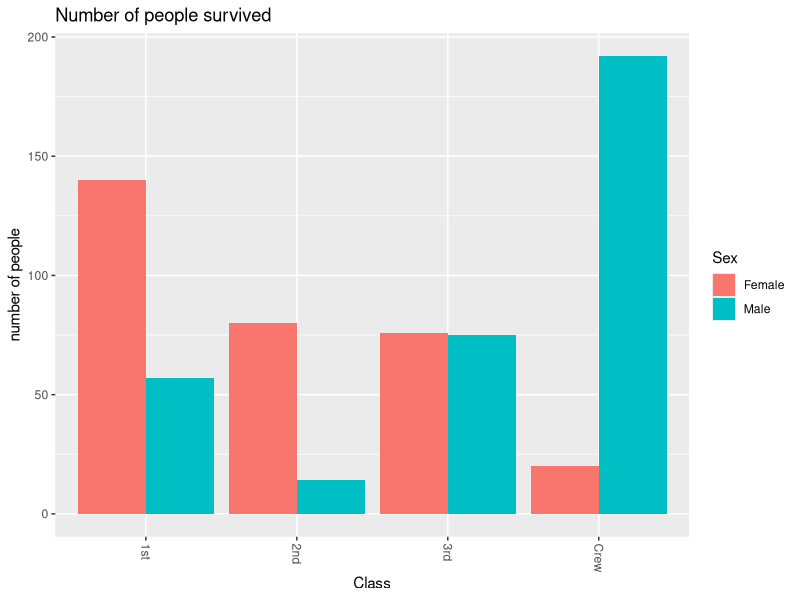
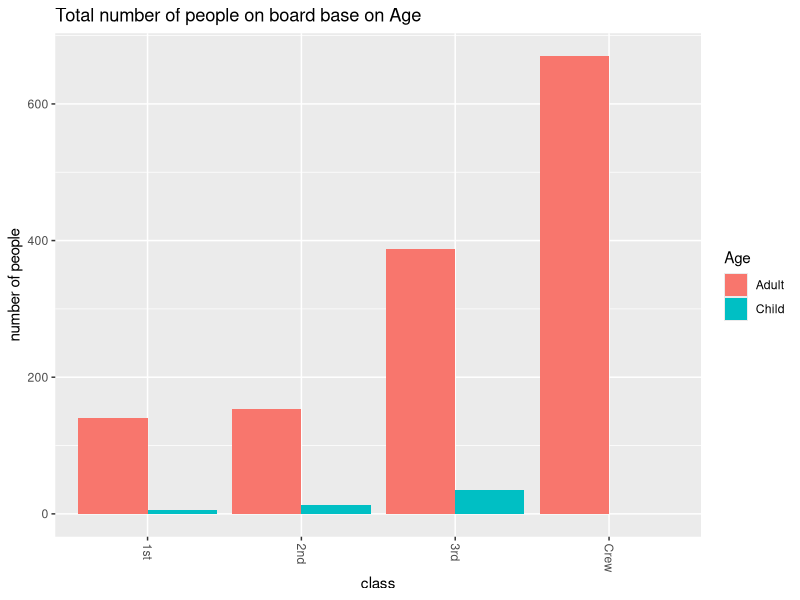
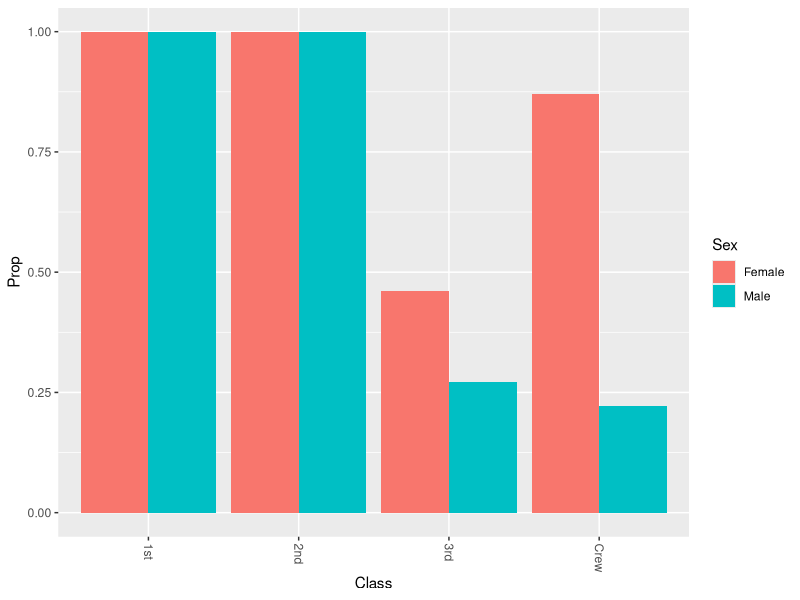
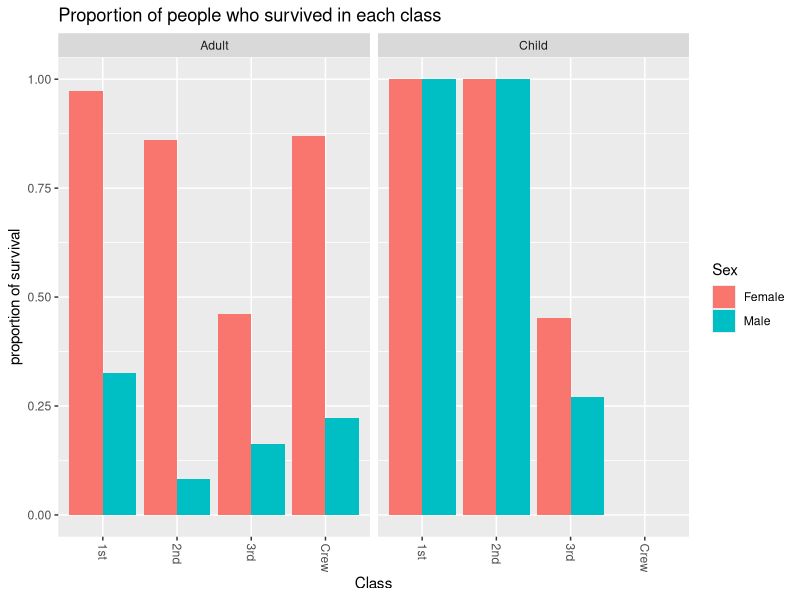

Generate these figures, in order, with R:
## ---- chunk 1
library(tidyverse)

df_titanic <- as_tibble(Titanic)
## ---- chunk 2
glimpse(df_titanic)

## ---- chunk 3
## NOTE: No need to edit! We'll cover how to
## do this calculation in a later exercise.
df_titanic %>% summarize(total = sum(n))
## ---- chunk 4
## TASK: Visualize counts against `Class` and `Sex`
df_survived<-df_titanic %>%
  filter(Survived == "Yes")


ggplot(df_survived, aes(x = Class, y = n, fill = Sex))+ 
  geom_col(position = "dodge") +
  labs(title = "Number of people survived", x = "Class", y = "number of people")+
  theme(axis.text.x = element_text(angle = 270, vjust = 0.5, hjust = 0))


#for presentation

ggplot(df_titanic, aes(x = Class, y = n, fill= Age))+ 
  geom_col(position = "dodge") +
  labs(title = "Total number of people on board base on Age", x = "class", y = "number of people")+
  theme(axis.text.x = element_text(angle = 270, vjust = 0.5, hjust = 0))
## ---- chunk 5
df_titanic %>% 
  # filter(Survived == "Yes", Sex=="Male") %>% 
  group_by(Sex,Age) %>% 
  summarize(total = sum(n))
## ---- chunk 6
## NOTE: No need to edit! We'll cover how to
## do this calculation in a later exercise.
df_prop <-
  df_titanic %>%
  group_by(Class, Sex, Age) %>%
  mutate(
    Total = sum(n),
    Prop = n / Total
  ) %>%
  ungroup()
df_prop
## ---- chunk 7



df_prop <-
  df_titanic %>%
  group_by(Class, Sex, Age) %>%
  mutate(
    Total = sum(n),
    Prop = n / Total
  ) %>%
  ungroup()

df_survived<-df_prop %>%
  filter(Survived == "Yes") 

ggplot(df_survived, aes(x = Class, y = Prop, fill = Sex))+ 
  geom_col(position = "dodge") +
  theme(axis.text.x = element_text(angle = 270, vjust = 0.5, hjust = 0))

## ---- chunk 8


df_prop <-
  df_titanic %>%
  group_by(Class, Sex, Age) %>%
  mutate(
    Total = sum(n),
    Prop = n / Total
  ) %>%
  ungroup()

df_survived<-df_prop %>%
  filter(Survived == "Yes")


ggplot(df_survived, aes(x = Class, y = Prop, fill = Sex))+ 
  geom_col(position = "dodge") +
  facet_grid(~Age)+
  labs(title = "Proportion of people who survived in each class", x = "Class", y = "proportion of survival")+
  theme(axis.text.x = element_text(angle = 270, vjust = 0.5, hjust = 0))

